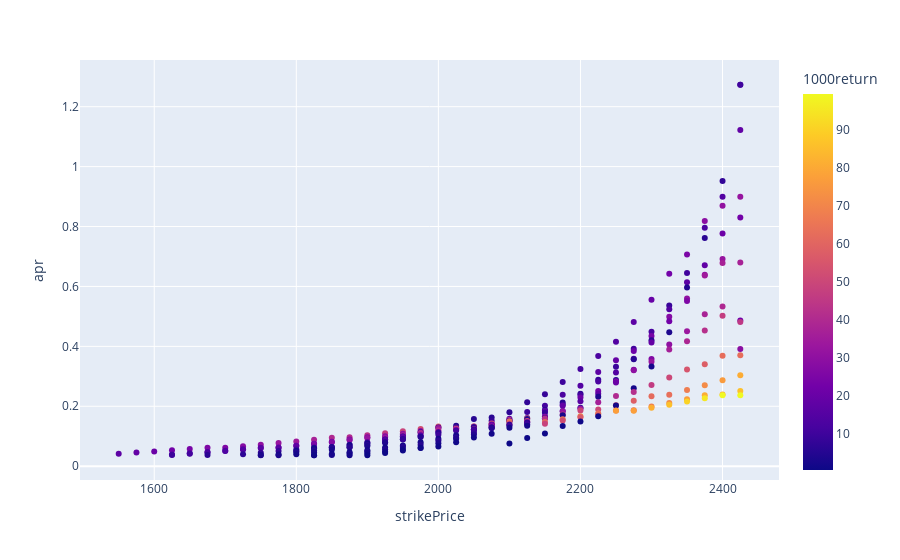

The notebook cell saved with this chart:
### Code cell
fig = px.scatter(df, x="strikePrice", y="apr", hover_data=["id", "apr", "strikePrice", "duration", "1000return"], color="1000return")
fig.show()

### Figure 1 — Plotly figure (JSON) as saved in the notebook; plotly's stock layout.template omitted (floating-point values rounded to 4 significant figures; data arrays with more than 128 entries replaced by an {"elided": "..."} marker saying what was removed)
{"data": [{"customdata": {"elided": "324x3 mixed values"}, "hovertemplate": "strikePrice=%{x}<br>apr=%{y}<br>id=%{customdata[0]}<br>duration=%{customdata[1]}<br>1000return=%{marker.color}<extra></extra>", "legendgroup": "", "marker": {"color": {"elided": "324 float values"}, "coloraxis": "coloraxis", "symbol": "circle"}, "mode": "markers", "name": "", "orientation": "v", "showlegend": false, "type": "scatter", "x": {"elided": "324 int values"}, "xaxis": "x", "y": {"elided": "324 float values"}, "yaxis": "y"}], "layout": {"coloraxis": {"colorbar": {"title": {"text": "1000return"}}, "colorscale": [[0, "#0d0887"], [0.1111, "#46039f"], [0.2222, "#7201a8"], [0.3333, "#9c179e"], [0.4444, "#bd3786"], [0.5556, "#d8576b"], [0.6667, "#ed7953"], [0.7778, "#fb9f3a"], [0.8889, "#fdca26"], [1, "#f0f921"]]}, "legend": {"tracegroupgap": 0}, "margin": {"t": 60}, "xaxis": {"anchor": "y", "domain": [0, 1], "title": {"text": "strikePrice"}}, "yaxis": {"anchor": "x", "domain": [0, 1], "title": {"text": "apr"}}}}
